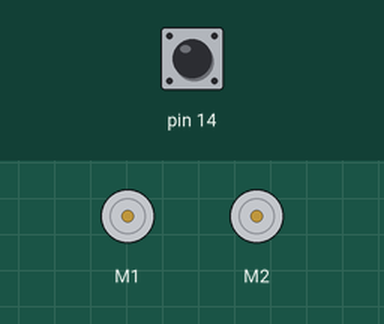
A sketch run on a simulated Arduino Leonardo, built with avr-gcc and run on an emulated ATmega32U4. On the bench: 2 × DC motor (green arrow = forward, orange = backward, longer = faster). Inputs (shaded band) come from the test bench; at power-on: pin 14 HIGH. What the sketch prints to the serial monitor is not drawn. At 1.5 s the program stops and its outputs stay as they are.

Above: at 1.2 s.
1.3 s: pin 14 pulled LOW for 0.15 s
At 2.6 s:
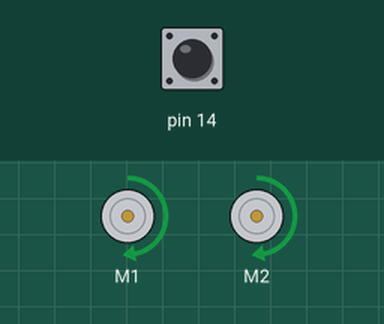
Timing chart, 0 to 3.0 s (numbered marks = the images above; inputs shaded):
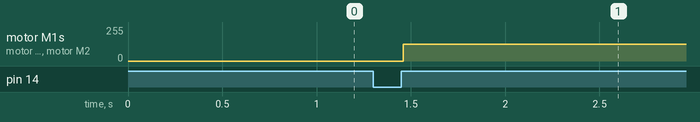

The sketch:

Task_5.ino
```cpp
//Team : Zaina Qasim, Samantha Shaw

#include <Wire.h>
#include <Zumo32U4.h>
Zumo32U4LCD lcd;
Zumo32U4ButtonA buttonA;
Zumo32U4Motors motors;
Zumo32U4LineSensors lineSensors;
uint16_t lineSensorValues[3];
bool edge = false;
bool checkForEdge(void){
 lineSensors.read(lineSensorValues);
 if(lineSensorValues[2] > 1000) return true; //Hit target
 else return false;
}
void seekLine(){
   motors.setSpeeds(200, 200);
 do{ //look for target (while moving forward)
 edge = checkForEdge();
 } while(edge == 0); //Stop when target is found
 motors.setSpeeds(0,0); //Stop motors
}
void setup() {
 Serial.begin(115200);
 Serial.println("Serial Port Connected");
 lineSensors.initThreeSensors(); // Initialize the QRT sensor array
}
void loop() {
   //Run the course
  buttonA.waitForButton(); // Wait indefinitely for the user to press the A button
 seekLine(); // Stop at line

}
```

Measured:
- after the input at 1.3 s, motor M1, motor M2: stopped → forward 127/255 after 0.16 s
